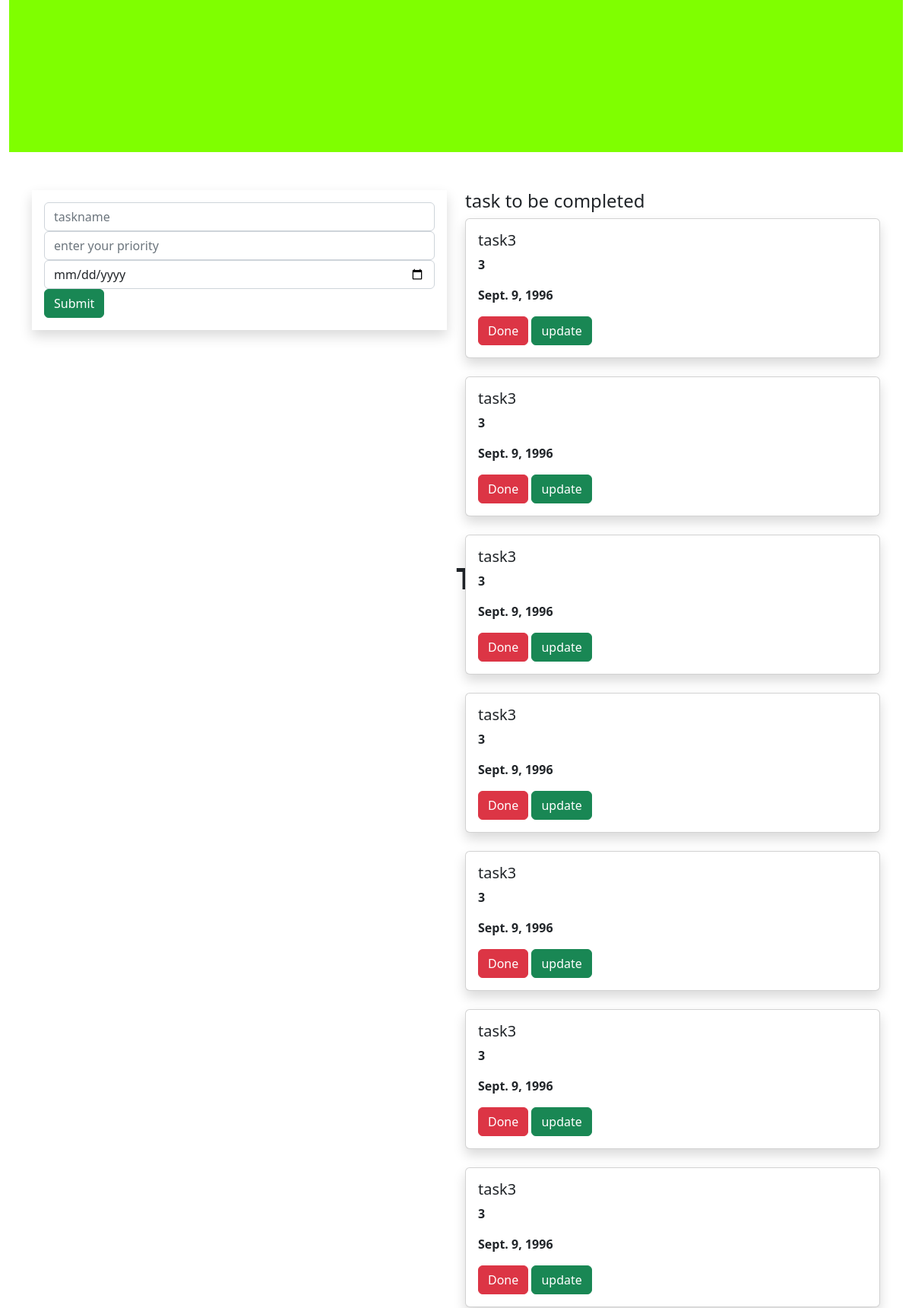
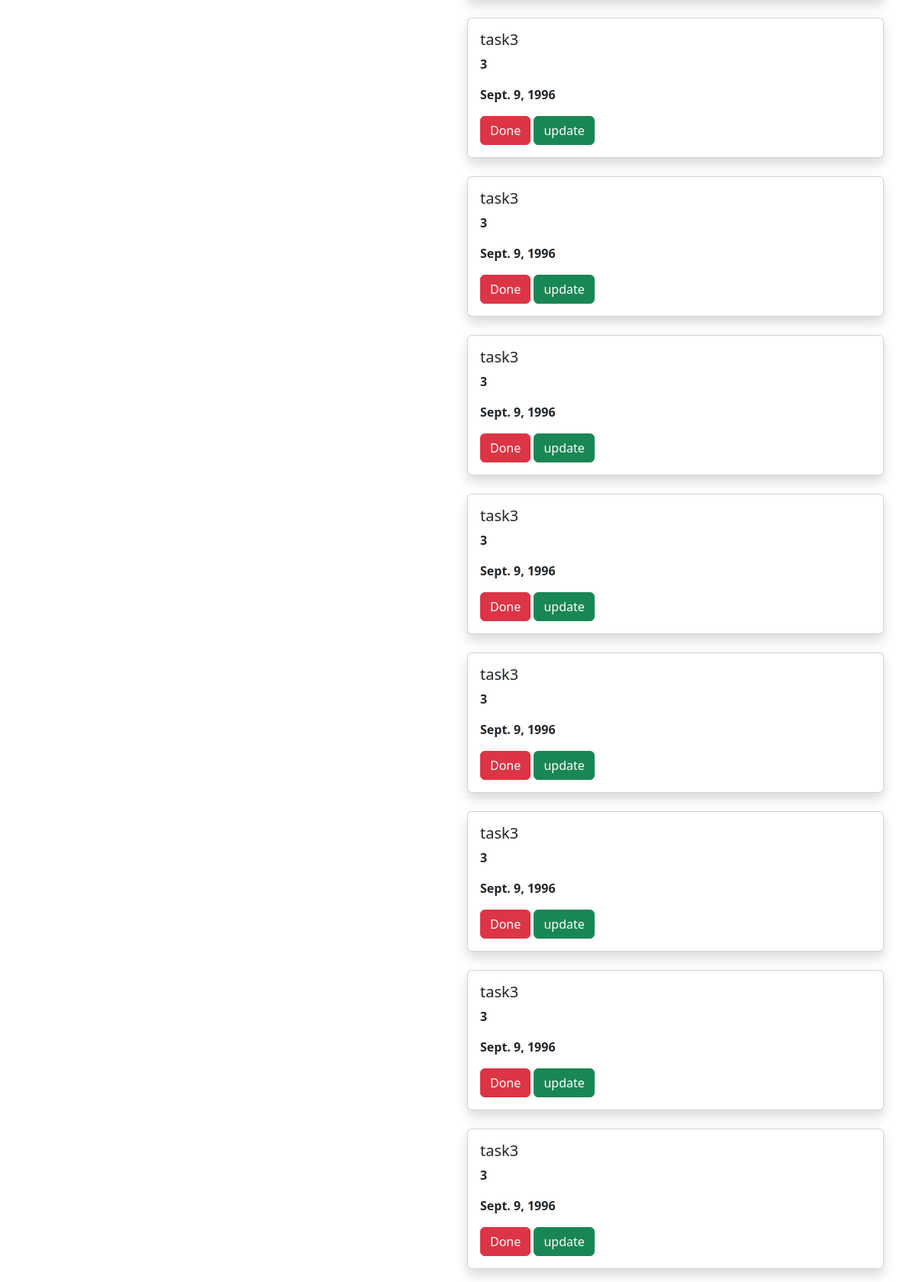
The page / (upper part) on the database its author committed (2 pictures, top to bottom).
### todoapp/models.py (models this page shows, shortened)
class Task(models.Model):
    name=models.CharField(max_length=250)
    priority=models.IntegerField()
    date=models.DateField()

### todoapp/views.py (the view)
# urls.py: path('',views.add,name='add'),
def add(request):
    task1 = Task.objects.all()
    if request.method=='POST':
        name=request.POST.get('task','')
        priority=request.POST.get('priority','')
        date = request.POST.get('date', '')
        task=Task(name=name,priority=priority,date=date)
        task.save()
    return render(request,'home.html',{'task1':task1})

### templates/home.html (shortened to what this page needs)
{% extends 'base.html'%}
{% block content %}
<div class="container-fluid">
    <div class="row">
        <div class="col-md-12">
            <div class="banner">
                <div class="banner-text">
                    <h1><b>ToDo</b></h1>
                </div>
            </div>
        </div>
    </div>
</div>
<div class="container">
    <div class="row">
        <div class="col-md-6">
        <form method="POST" class ="p-3 shadow">
            <div class ="form-group">
    <input type="text" class="form-control"  name="task"  placeholder="taskname">
</div>
<div class ="form-group">
    <input type="text"  class="form-control" name="priority"  placeholder="enter your priority">
</div>
            <div class ="form-group">
    <input type="date"  class="form-control" name="date"  placeholder="date">
</div>
    <input type="submit"  class="btn btn-success">
        </form>
        </div>
        <div class="col-md-6">
            <h4> task to be completed</h4>
            {% for i in task1 %}
            <div class="shadow card">
                <div class="card-body">
                    <h5 class="card-title">{{i.name}}</h5>
                    <p><b>{{i.priority}}</b></p>
                    <p><b>{{i.date}}</b></p>
                    <a class="btn btn-danger" href="{% url 'delete' i.id %}">Done</a>
                    <a class="btn btn-success" href="{% url 'update' i.id %}">update</a>
                </div>
            </div>
            <br>
            {% endfor%}
        </div>
    </div>
</div>
{% endblock %}

### templates/base.html (shortened to what this page needs)
{% load static %}
<!DOCTYPE html>
<html lang="en">
<head>
    <link rel="stylesheet" href=https://cdn.jsdelivr.net/npm/bootstrap@5.2.3/dist/css/bootstrap.min.css>
</head>
<link rel="stylesheet" href="{% static 'style.css'%}">
<body>
{%block content %}
{% endblock %}
</body>
</html>

### static/style.css (style rules this page uses)
.banner { background-color: chartreuse; width:100%; height:200px; margin-bottom:50px; }
.banner-text { top:10%; left:50%; position:absolute; transform:transform; }

### rows shown on the page
Task: name "task3", priority "3", date "Sept. 9, 1996"
Task: name "task3", priority "3", date "Sept. 9, 1996"
Task: name "task3", priority "3", date "Sept. 9, 1996"
Task: name "task3", priority "3", date "Sept. 9, 1996"
Task: name "task3", priority "3", date "Sept. 9, 1996"
Task: name "task3", priority "3", date "Sept. 9, 1996"
Task: name "task3", priority "3", date "Sept. 9, 1996"
Task: name "task3", priority "3", date "Sept. 9, 1996"
Task: name "task3", priority "3", date "Sept. 9, 1996"
Task: name "task3", priority "3", date "Sept. 9, 1996"
Task: name "task3", priority "3", date "Sept. 9, 1996"
Task: name "task3", priority "3", date "Sept. 9, 1996"
Task: name "task3", priority "3", date "Sept. 9, 1996"
Task: name "task3", priority "3", date "Sept. 9, 1996"
Task: name "task3", priority "3", date "Sept. 9, 1996"
